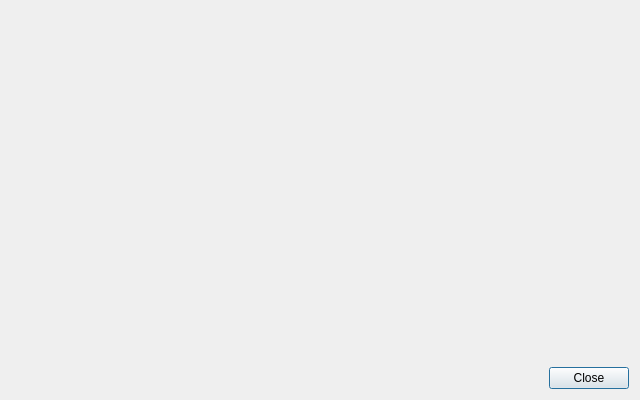
<?xml version="1.0" encoding="UTF-8"?>
<ui version="4.0">
 <class>SplashDialog</class>
 <widget class="QDialog" name="SplashDialog">
  <property name="geometry">
   <rect>
    <x>0</x>
    <y>0</y>
    <width>640</width>
    <height>400</height>
   </rect>
  </property>
  <property name="minimumSize">
   <size>
    <width>640</width>
    <height>400</height>
   </size>
  </property>
  <property name="maximumSize">
   <size>
    <width>640</width>
    <height>400</height>
   </size>
  </property>
  <property name="windowTitle">
   <string>Dialog</string>
  </property>
  <layout class="QVBoxLayout" name="verticalLayout">
   <item>
    <spacer name="verticalSpacer">
     <property name="orientation">
      <enum>Qt::Vertical</enum>
     </property>
     <property name="sizeHint" stdset="0">
      <size>
       <width>20</width>
       <height>40</height>
      </size>
     </property>
    </spacer>
   </item>
   <item>
    <widget class="QDialogButtonBox" name="buttonBox">
     <property name="minimumSize">
      <size>
       <width>0</width>
       <height>0</height>
      </size>
     </property>
     <property name="maximumSize">
      <size>
       <width>640</width>
       <height>480</height>
      </size>
     </property>
     <property name="orientation">
      <enum>Qt::Horizontal</enum>
     </property>
     <property name="standardButtons">
      <set>QDialogButtonBox::Close</set>
     </property>
    </widget>
   </item>
  </layout>
 </widget>
 <resources/>
 <connections>
  <connection>
   <sender>buttonBox</sender>
   <signal>accepted()</signal>
   <receiver>SplashDialog</receiver>
   <slot>accept()</slot>
   <hints>
    <hint type="sourcelabel">
     <x>248</x>
     <y>254</y>
    </hint>
    <hint type="destinationlabel">
     <x>157</x>
     <y>274</y>
    </hint>
   </hints>
  </connection>
  <connection>
   <sender>buttonBox</sender>
   <signal>rejected()</signal>
   <receiver>SplashDialog</receiver>
   <slot>reject()</slot>
   <hints>
    <hint type="sourcelabel">
     <x>316</x>
     <y>260</y>
    </hint>
    <hint type="destinationlabel">
     <x>286</x>
     <y>274</y>
    </hint>
   </hints>
  </connection>
 </connections>
</ui>
